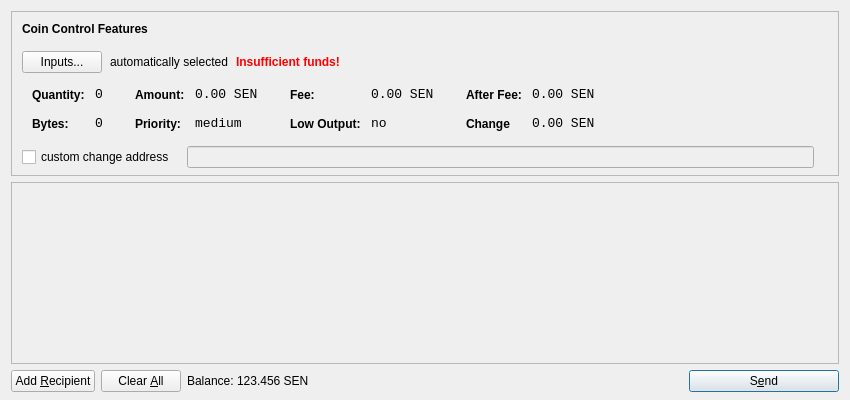
<?xml version="1.0" encoding="UTF-8"?>
<ui version="4.0">
 <class>SendCoinsDialog</class>
 <widget class="QDialog" name="SendCoinsDialog">
  <property name="geometry">
   <rect>
    <x>0</x>
    <y>0</y>
    <width>850</width>
    <height>400</height>
   </rect>
  </property>
  <property name="windowTitle">
   <string>Send Coins</string>
  </property>
  <layout class="QVBoxLayout" name="verticalLayout" stretch="0,1,0">
   <property name="bottomMargin">
    <number>8</number>
   </property>
   <item>
    <widget class="QFrame" name="frameCoinControl">
     <property name="sizePolicy">
      <sizepolicy hsizetype="Expanding" vsizetype="Expanding">
       <horstretch>0</horstretch>
       <verstretch>0</verstretch>
      </sizepolicy>
     </property>
     <property name="maximumSize">
      <size>
       <width>16777215</width>
       <height>16777215</height>
      </size>
     </property>
     <property name="frameShape">
      <enum>QFrame::StyledPanel</enum>
     </property>
     <property name="frameShadow">
      <enum>QFrame::Sunken</enum>
     </property>
     <layout class="QVBoxLayout" name="verticalLayoutCoinControl2">
      <property name="spacing">
       <number>6</number>
      </property>
      <property name="leftMargin">
       <number>0</number>
      </property>
      <property name="topMargin">
       <number>0</number>
      </property>
      <property name="rightMargin">
       <number>0</number>
      </property>
      <property name="bottomMargin">
       <number>6</number>
      </property>
      <item>
       <layout class="QVBoxLayout" name="verticalLayoutCoinControl" stretch="0,0,0,0,1">
        <property name="spacing">
         <number>0</number>
        </property>
        <property name="leftMargin">
         <number>10</number>
        </property>
        <property name="topMargin">
         <number>10</number>
        </property>
        <item>
         <layout class="QHBoxLayout" name="horizontalLayoutCoinControl1">
          <property name="bottomMargin">
           <number>15</number>
          </property>
          <item>
           <widget class="QLabel" name="labelCoinControlFeatures">
            <property name="sizePolicy">
             <sizepolicy hsizetype="Preferred" vsizetype="Maximum">
              <horstretch>0</horstretch>
              <verstretch>0</verstretch>
             </sizepolicy>
            </property>
            <property name="font">
             <font>
              <weight>75</weight>
              <bold>true</bold>
             </font>
            </property>
            <property name="styleSheet">
             <string notr="true">font-weight:bold;</string>
            </property>
            <property name="text">
             <string>Coin Control Features</string>
            </property>
           </widget>
          </item>
         </layout>
        </item>
        <item>
         <layout class="QHBoxLayout" name="horizontalLayoutCoinControl2" stretch="0,0,0,0">
          <property name="spacing">
           <number>8</number>
          </property>
          <property name="bottomMargin">
           <number>10</number>
          </property>
          <item>
           <widget class="QPushButton" name="pushButtonCoinControl">
            <property name="styleSheet">
             <string notr="true"/>
            </property>
            <property name="text">
             <string>Inputs...</string>
            </property>
           </widget>
          </item>
          <item>
           <widget class="QLabel" name="labelCoinControlAutomaticallySelected">
            <property name="text">
             <string>automatically selected</string>
            </property>
            <property name="margin">
             <number>5</number>
            </property>
           </widget>
          </item>
          <item>
           <widget class="QLabel" name="labelCoinControlInsuffFunds">
            <property name="font">
             <font>
              <weight>75</weight>
              <bold>true</bold>
             </font>
            </property>
            <property name="styleSheet">
             <string notr="true">color:red;font-weight:bold;</string>
            </property>
            <property name="text">
             <string>Insufficient funds!</string>
            </property>
            <property name="margin">
             <number>5</number>
            </property>
           </widget>
          </item>
          <item>
           <spacer name="horizontalSpacerCoinControl">
            <property name="orientation">
             <enum>Qt::Horizontal</enum>
            </property>
            <property name="sizeHint" stdset="0">
             <size>
              <width>40</width>
              <height>1</height>
             </size>
            </property>
           </spacer>
          </item>
         </layout>
        </item>
        <item>
         <widget class="QWidget" name="widgetCoinControl" native="true">
          <property name="sizePolicy">
           <sizepolicy hsizetype="Preferred" vsizetype="Preferred">
            <horstretch>0</horstretch>
            <verstretch>0</verstretch>
           </sizepolicy>
          </property>
          <property name="minimumSize">
           <size>
            <width>0</width>
            <height>0</height>
           </size>
          </property>
          <property name="styleSheet">
           <string notr="true"/>
          </property>
          <layout class="QHBoxLayout" name="horizontalLayoutCoinControl5">
           <property name="leftMargin">
            <number>0</number>
           </property>
           <property name="topMargin">
            <number>0</number>
           </property>
           <property name="rightMargin">
            <number>0</number>
           </property>
           <property name="bottomMargin">
            <number>0</number>
           </property>
           <item>
            <layout class="QHBoxLayout" name="horizontalLayoutCoinControl3" stretch="0,0,0,1">
             <property name="spacing">
              <number>20</number>
             </property>
             <property name="topMargin">
              <number>0</number>
             </property>
             <property name="bottomMargin">
              <number>10</number>
             </property>
             <item>
              <layout class="QFormLayout" name="formLayoutCoinControl1">
               <property name="horizontalSpacing">
                <number>10</number>
               </property>
               <property name="verticalSpacing">
                <number>14</number>
               </property>
               <property name="leftMargin">
                <number>10</number>
               </property>
               <property name="topMargin">
                <number>4</number>
               </property>
               <property name="rightMargin">
                <number>6</number>
               </property>
               <item row="0" column="0">
                <widget class="QLabel" name="labelCoinControlQuantityText">
                 <property name="styleSheet">
                  <string notr="true">font-weight:bold;</string>
                 </property>
                 <property name="text">
                  <string>Quantity:</string>
                 </property>
                 <property name="margin">
                  <number>0</number>
                 </property>
                </widget>
               </item>
               <item row="0" column="1">
                <widget class="QLabel" name="labelCoinControlQuantity">
                 <property name="font">
                  <font>
                   <family>Monospace</family>
                   <pointsize>10</pointsize>
                  </font>
                 </property>
                 <property name="cursor">
                  <cursorShape>IBeamCursor</cursorShape>
                 </property>
                 <property name="contextMenuPolicy">
                  <enum>Qt::ActionsContextMenu</enum>
                 </property>
                 <property name="text">
                  <string>0</string>
                 </property>
                 <property name="margin">
                  <number>0</number>
                 </property>
                 <property name="textInteractionFlags">
                  <set>Qt::LinksAccessibleByMouse|Qt::TextSelectableByKeyboard|Qt::TextSelectableByMouse</set>
                 </property>
                </widget>
               </item>
               <item row="1" column="0">
                <widget class="QLabel" name="labelCoinControlBytesText">
                 <property name="styleSheet">
                  <string notr="true">font-weight:bold;</string>
                 </property>
                 <property name="text">
                  <string>Bytes:</string>
                 </property>
                </widget>
               </item>
               <item row="1" column="1">
                <widget class="QLabel" name="labelCoinControlBytes">
                 <property name="font">
                  <font>
                   <family>Monospace</family>
                   <pointsize>10</pointsize>
                  </font>
                 </property>
                 <property name="cursor">
                  <cursorShape>IBeamCursor</cursorShape>
                 </property>
                 <property name="contextMenuPolicy">
                  <enum>Qt::ActionsContextMenu</enum>
                 </property>
                 <property name="text">
                  <string>0</string>
                 </property>
                 <property name="textInteractionFlags">
                  <set>Qt::LinksAccessibleByMouse|Qt::TextSelectableByKeyboard|Qt::TextSelectableByMouse</set>
                 </property>
                </widget>
               </item>
              </layout>
             </item>
             <item>
              <layout class="QFormLayout" name="formLayoutCoinControl2">
               <property name="horizontalSpacing">
                <number>10</number>
               </property>
               <property name="verticalSpacing">
                <number>14</number>
               </property>
               <property name="leftMargin">
                <number>6</number>
               </property>
               <property name="topMargin">
                <number>4</number>
               </property>
               <property name="rightMargin">
                <number>6</number>
               </property>
               <item row="0" column="0">
                <widget class="QLabel" name="labelCoinControlAmountText">
                 <property name="styleSheet">
                  <string notr="true">font-weight:bold;</string>
                 </property>
                 <property name="text">
                  <string>Amount:</string>
                 </property>
                 <property name="margin">
                  <number>0</number>
                 </property>
                </widget>
               </item>
               <item row="0" column="1">
                <widget class="QLabel" name="labelCoinControlAmount">
                 <property name="font">
                  <font>
                   <family>Monospace</family>
                   <pointsize>10</pointsize>
                  </font>
                 </property>
                 <property name="cursor">
                  <cursorShape>IBeamCursor</cursorShape>
                 </property>
                 <property name="contextMenuPolicy">
                  <enum>Qt::ActionsContextMenu</enum>
                 </property>
                 <property name="text">
                  <string>0.00 SEN</string>
                 </property>
                 <property name="textInteractionFlags">
                  <set>Qt::LinksAccessibleByMouse|Qt::TextSelectableByKeyboard|Qt::TextSelectableByMouse</set>
                 </property>
                </widget>
               </item>
               <item row="1" column="0">
                <widget class="QLabel" name="labelCoinControlPriorityText">
                 <property name="styleSheet">
                  <string notr="true">font-weight:bold;</string>
                 </property>
                 <property name="text">
                  <string>Priority:</string>
                 </property>
                </widget>
               </item>
               <item row="1" column="1">
                <widget class="QLabel" name="labelCoinControlPriority">
                 <property name="font">
                  <font>
                   <family>Monospace</family>
                   <pointsize>10</pointsize>
                  </font>
                 </property>
                 <property name="cursor">
                  <cursorShape>IBeamCursor</cursorShape>
                 </property>
                 <property name="contextMenuPolicy">
                  <enum>Qt::ActionsContextMenu</enum>
                 </property>
                 <property name="text">
                  <string>medium</string>
                 </property>
                 <property name="textInteractionFlags">
                  <set>Qt::LinksAccessibleByMouse|Qt::TextSelectableByKeyboard|Qt::TextSelectableByMouse</set>
                 </property>
                </widget>
               </item>
              </layout>
             </item>
             <item>
              <layout class="QFormLayout" name="formLayoutCoinControl3">
               <property name="horizontalSpacing">
                <number>10</number>
               </property>
               <property name="verticalSpacing">
                <number>14</number>
               </property>
               <property name="leftMargin">
                <number>6</number>
               </property>
               <property name="topMargin">
                <number>4</number>
               </property>
               <property name="rightMargin">
                <number>6</number>
               </property>
               <item row="0" column="0">
                <widget class="QLabel" name="labelCoinControlFeeText">
                 <property name="styleSheet">
                  <string notr="true">font-weight:bold;</string>
                 </property>
                 <property name="text">
                  <string>Fee:</string>
                 </property>
                 <property name="margin">
                  <number>0</number>
                 </property>
                </widget>
               </item>
               <item row="0" column="1">
                <widget class="QLabel" name="labelCoinControlFee">
                 <property name="font">
                  <font>
                   <family>Monospace</family>
                   <pointsize>10</pointsize>
                  </font>
                 </property>
                 <property name="cursor">
                  <cursorShape>IBeamCursor</cursorShape>
                 </property>
                 <property name="contextMenuPolicy">
                  <enum>Qt::ActionsContextMenu</enum>
                 </property>
                 <property name="text">
                  <string>0.00 SEN</string>
                 </property>
                 <property name="textInteractionFlags">
                  <set>Qt::LinksAccessibleByMouse|Qt::TextSelectableByKeyboard|Qt::TextSelectableByMouse</set>
                 </property>
                </widget>
               </item>
               <item row="1" column="0">
                <widget class="QLabel" name="labelCoinControlLowOutputText">
                 <property name="styleSheet">
                  <string notr="true">font-weight:bold;</string>
                 </property>
                 <property name="text">
                  <string>Low Output:</string>
                 </property>
                </widget>
               </item>
               <item row="1" column="1">
                <widget class="QLabel" name="labelCoinControlLowOutput">
                 <property name="font">
                  <font>
                   <family>Monospace</family>
                   <pointsize>10</pointsize>
                  </font>
                 </property>
                 <property name="cursor">
                  <cursorShape>IBeamCursor</cursorShape>
                 </property>
                 <property name="contextMenuPolicy">
                  <enum>Qt::ActionsContextMenu</enum>
                 </property>
                 <property name="text">
                  <string>no</string>
                 </property>
                 <property name="textInteractionFlags">
                  <set>Qt::LinksAccessibleByMouse|Qt::TextSelectableByKeyboard|Qt::TextSelectableByMouse</set>
                 </property>
                </widget>
               </item>
              </layout>
             </item>
             <item>
              <layout class="QFormLayout" name="formLayoutCoinControl4">
               <property name="horizontalSpacing">
                <number>10</number>
               </property>
               <property name="verticalSpacing">
                <number>14</number>
               </property>
               <property name="leftMargin">
                <number>6</number>
               </property>
               <property name="topMargin">
                <number>4</number>
               </property>
               <property name="rightMargin">
                <number>6</number>
               </property>
               <item row="0" column="0">
                <widget class="QLabel" name="labelCoinControlAfterFeeText">
                 <property name="styleSheet">
                  <string notr="true">font-weight:bold;</string>
                 </property>
                 <property name="text">
                  <string>After Fee:</string>
                 </property>
                 <property name="margin">
                  <number>0</number>
                 </property>
                </widget>
               </item>
               <item row="0" column="1">
                <widget class="QLabel" name="labelCoinControlAfterFee">
                 <property name="font">
                  <font>
                   <family>Monospace</family>
                   <pointsize>10</pointsize>
                  </font>
                 </property>
                 <property name="cursor">
                  <cursorShape>IBeamCursor</cursorShape>
                 </property>
                 <property name="contextMenuPolicy">
                  <enum>Qt::ActionsContextMenu</enum>
                 </property>
                 <property name="text">
                  <string>0.00 SEN</string>
                 </property>
                 <property name="textInteractionFlags">
                  <set>Qt::LinksAccessibleByMouse|Qt::TextSelectableByKeyboard|Qt::TextSelectableByMouse</set>
                 </property>
                </widget>
               </item>
               <item row="1" column="0">
                <widget class="QLabel" name="labelCoinControlChangeText">
                 <property name="styleSheet">
                  <string notr="true">font-weight:bold;</string>
                 </property>
                 <property name="text">
                  <string>Change</string>
                 </property>
                </widget>
               </item>
               <item row="1" column="1">
                <widget class="QLabel" name="labelCoinControlChange">
                 <property name="font">
                  <font>
                   <family>Monospace</family>
                   <pointsize>10</pointsize>
                  </font>
                 </property>
                 <property name="cursor">
                  <cursorShape>IBeamCursor</cursorShape>
                 </property>
                 <property name="contextMenuPolicy">
                  <enum>Qt::ActionsContextMenu</enum>
                 </property>
                 <property name="text">
                  <string>0.00 SEN</string>
                 </property>
                 <property name="textInteractionFlags">
                  <set>Qt::LinksAccessibleByMouse|Qt::TextSelectableByKeyboard|Qt::TextSelectableByMouse</set>
                 </property>
                </widget>
               </item>
              </layout>
             </item>
            </layout>
           </item>
          </layout>
         </widget>
        </item>
        <item>
         <layout class="QHBoxLayout" name="horizontalLayoutCoinControl4" stretch="0,0,0">
          <property name="spacing">
           <number>12</number>
          </property>
          <property name="sizeConstraint">
           <enum>QLayout::SetDefaultConstraint</enum>
          </property>
          <property name="topMargin">
           <number>5</number>
          </property>
          <property name="rightMargin">
           <number>5</number>
          </property>
          <item>
           <widget class="QCheckBox" name="checkBoxCoinControlChange">
            <property name="text">
             <string>custom change address</string>
            </property>
           </widget>
          </item>
          <item>
           <widget class="QValidatedLineEdit" name="lineEditCoinControlChange">
            <property name="enabled">
             <bool>false</bool>
            </property>
            <property name="sizePolicy">
             <sizepolicy hsizetype="Expanding" vsizetype="Fixed">
              <horstretch>0</horstretch>
              <verstretch>0</verstretch>
             </sizepolicy>
            </property>
           </widget>
          </item>
          <item>
           <widget class="QLabel" name="labelCoinControlChangeLabel">
            <property name="sizePolicy">
             <sizepolicy hsizetype="Preferred" vsizetype="Expanding">
              <horstretch>0</horstretch>
              <verstretch>0</verstretch>
             </sizepolicy>
            </property>
            <property name="minimumSize">
             <size>
              <width>0</width>
              <height>0</height>
             </size>
            </property>
            <property name="text">
             <string/>
            </property>
            <property name="margin">
             <number>3</number>
            </property>
           </widget>
          </item>
         </layout>
        </item>
        <item>
         <spacer name="verticalSpacerCoinControl">
          <property name="orientation">
           <enum>Qt::Vertical</enum>
          </property>
          <property name="sizeHint" stdset="0">
           <size>
            <width>800</width>
            <height>1</height>
           </size>
          </property>
         </spacer>
        </item>
       </layout>
      </item>
     </layout>
    </widget>
   </item>
   <item>
    <widget class="QScrollArea" name="scrollArea">
     <property name="widgetResizable">
      <bool>true</bool>
     </property>
     <widget class="QWidget" name="scrollAreaWidgetContents">
      <property name="geometry">
       <rect>
        <x>0</x>
        <y>0</y>
        <width>830</width>
        <height>145</height>
       </rect>
      </property>
      <layout class="QVBoxLayout" name="verticalLayout_2">
       <property name="leftMargin">
        <number>0</number>
       </property>
       <property name="topMargin">
        <number>0</number>
       </property>
       <property name="rightMargin">
        <number>0</number>
       </property>
       <property name="bottomMargin">
        <number>0</number>
       </property>
       <item>
        <layout class="QVBoxLayout" name="entries">
         <property name="spacing">
          <number>6</number>
         </property>
        </layout>
       </item>
       <item>
        <spacer name="verticalSpacer">
         <property name="orientation">
          <enum>Qt::Vertical</enum>
         </property>
         <property name="sizeHint" stdset="0">
          <size>
           <width>20</width>
           <height>40</height>
          </size>
         </property>
        </spacer>
       </item>
      </layout>
     </widget>
    </widget>
   </item>
   <item>
    <layout class="QHBoxLayout" name="horizontalLayout">
     <item>
      <widget class="QPushButton" name="addButton">
       <property name="toolTip">
        <string>Send to multiple recipients at once</string>
       </property>
       <property name="text">
        <string>Add &amp;Recipient</string>
       </property>
       <property name="autoDefault">
        <bool>false</bool>
       </property>
      </widget>
     </item>
     <item>
      <widget class="QPushButton" name="clearButton">
       <property name="sizePolicy">
        <sizepolicy hsizetype="Minimum" vsizetype="Fixed">
         <horstretch>0</horstretch>
         <verstretch>0</verstretch>
        </sizepolicy>
       </property>
       <property name="toolTip">
        <string>Remove all transaction fields</string>
       </property>
       <property name="text">
        <string>Clear &amp;All</string>
       </property>
       <property name="autoRepeatDelay">
        <number>300</number>
       </property>
       <property name="autoDefault">
        <bool>false</bool>
       </property>
      </widget>
     </item>
     <item>
      <layout class="QHBoxLayout" name="horizontalLayout_2">
       <property name="spacing">
        <number>3</number>
       </property>
       <item>
        <widget class="QLabel" name="label">
         <property name="sizePolicy">
          <sizepolicy hsizetype="Preferred" vsizetype="Fixed">
           <horstretch>0</horstretch>
           <verstretch>0</verstretch>
          </sizepolicy>
         </property>
         <property name="text">
          <string>Balance:</string>
         </property>
        </widget>
       </item>
       <item>
        <widget class="QLabel" name="labelBalance">
         <property name="sizePolicy">
          <sizepolicy hsizetype="Preferred" vsizetype="Fixed">
           <horstretch>0</horstretch>
           <verstretch>0</verstretch>
          </sizepolicy>
         </property>
         <property name="cursor">
          <cursorShape>IBeamCursor</cursorShape>
         </property>
         <property name="text">
          <string>123.456 SEN</string>
         </property>
         <property name="textInteractionFlags">
          <set>Qt::LinksAccessibleByMouse|Qt::TextSelectableByKeyboard|Qt::TextSelectableByMouse</set>
         </property>
        </widget>
       </item>
      </layout>
     </item>
     <item>
      <spacer name="horizontalSpacer">
       <property name="orientation">
        <enum>Qt::Horizontal</enum>
       </property>
       <property name="sizeHint" stdset="0">
        <size>
         <width>40</width>
         <height>20</height>
        </size>
       </property>
      </spacer>
     </item>
     <item>
      <widget class="QPushButton" name="sendButton">
       <property name="minimumSize">
        <size>
         <width>150</width>
         <height>0</height>
        </size>
       </property>
       <property name="toolTip">
        <string>Confirm the send action</string>
       </property>
       <property name="text">
        <string>S&amp;end</string>
       </property>
       <property name="icon">
        <iconset resource="../bitcoin.qrc">
         <normaloff>:/icons/send</normaloff>:/icons/send</iconset>
       </property>
       <property name="default">
        <bool>true</bool>
       </property>
      </widget>
     </item>
    </layout>
   </item>
  </layout>
 </widget>
 <customwidgets>
  <customwidget>
   <class>QValidatedLineEdit</class>
   <extends>QLineEdit</extends>
   <header>qvalidatedlineedit.h</header>
  </customwidget>
 </customwidgets>
 <resources>
  <include location="../bitcoin.qrc"/>
 </resources>
 <connections/>
</ui>
